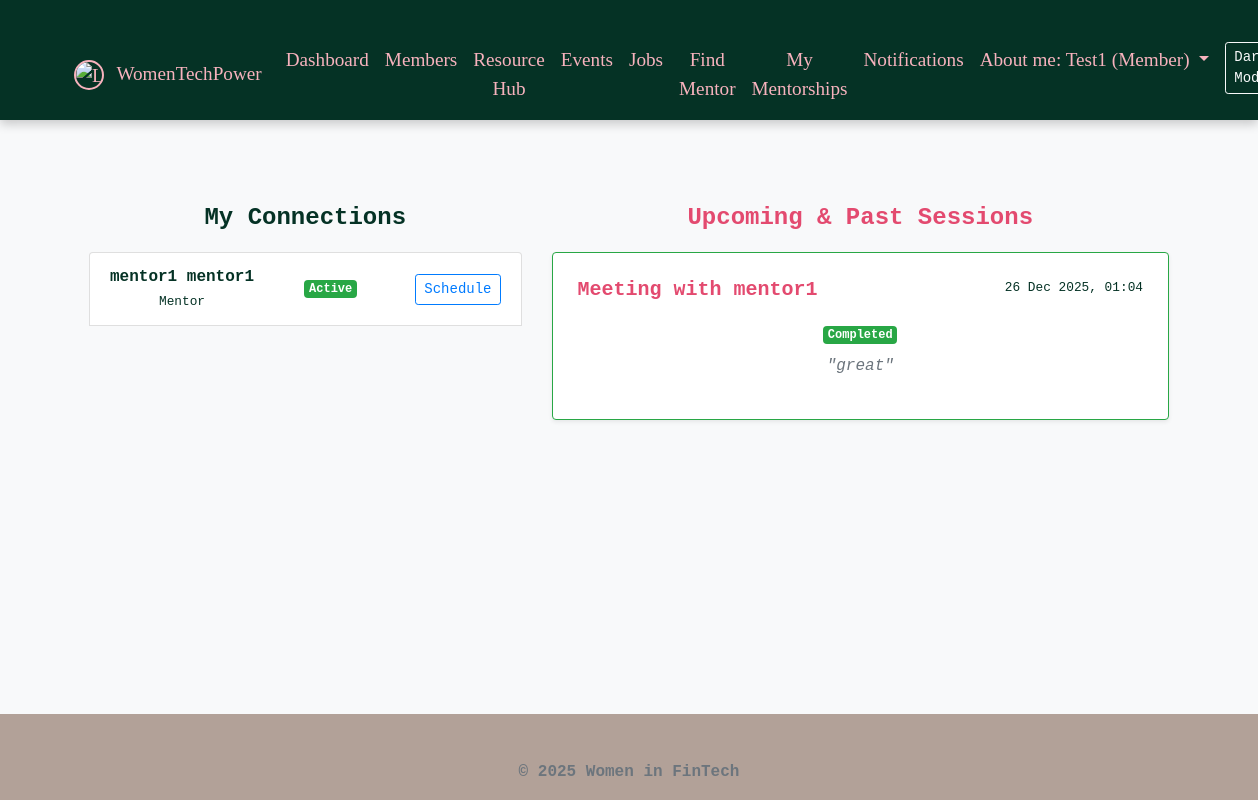
The page /my_mentorship.php (signed in) on the database its author committed.
### tables this page shows
CREATE TABLE `mentorship_requests` (
  `id` int(11) NOT NULL,
  `mentor_id` int(11) DEFAULT NULL,
  `mentee_id` int(11) DEFAULT NULL,
  `status` enum('pending','accepted','rejected') DEFAULT 'pending',
  `created_at` timestamp NOT NULL DEFAULT current_timestamp()
);

CREATE TABLE `members` (
  `id` int(11) NOT NULL,
  `first_name` varchar(50) NOT NULL,
  `last_name` varchar(50) NOT NULL,
  `email` varchar(100) NOT NULL,
  `password` varchar(255) DEFAULT NULL,
  `role` enum('member','mentor','admin') DEFAULT 'member',
  `profession` varchar(100) DEFAULT NULL,
  `company` varchar(100) DEFAULT NULL,
  `expertise` text DEFAULT NULL,
  `linkedin_profile` varchar(255) DEFAULT NULL,
  `status` enum('active','pending','mentor') DEFAULT 'pending',
  `created_at` timestamp NOT NULL DEFAULT current_timestamp(),
  `profile_image` varchar(255) DEFAULT NULL
);

CREATE TABLE `mentorship_sessions` (
  `id` int(11) NOT NULL,
  `request_id` int(11) DEFAULT NULL,
  `session_date` datetime DEFAULT NULL,
  `meeting_link` varchar(255) DEFAULT NULL,
  `status` enum('scheduled','completed') DEFAULT 'scheduled',
  `feedback` text DEFAULT NULL,
  `created_at` timestamp NOT NULL DEFAULT current_timestamp()
);

### my_mentorship.php (the view, shortened to what this page needs)
<?php
include_once "includes/header.php";
$database = new Database();
$db = $database->getConnection();
$user_id = $_SESSION['user_id'];
$sql_req = "SELECT r.*, m.first_name, m.last_name, m.profession
            FROM mentorship_requests r
            JOIN members m ON (r.mentee_id = m.id OR r.mentor_id = m.id)
            WHERE (r.mentor_id = ? OR r.mentee_id = ?) AND m.id != ?
            ORDER BY r.status DESC";
$stmt_req = $db->prepare($sql_req);
$stmt_req->execute([$user_id, $user_id, $user_id]);
$sql_sess = "SELECT s.*, m.first_name, m.last_name
             FROM mentorship_sessions s
             JOIN mentorship_requests r ON s.request_id = r.id
             JOIN members m ON (r.mentor_id = m.id OR r.mentee_id = m.id)
             WHERE (r.mentor_id = ? OR r.mentee_id = ?) AND m.id != ?
             ORDER BY s.session_date ASC";
$stmt_sess = $db->prepare($sql_sess);
$stmt_sess->execute([$user_id, $user_id, $user_id]);
?>
<div class="container">
    <div class="row">
        <div class="col-md-5">
            <h4 style="color: var(--deep-green);">My Connections</h4>
            <ul class="list-group mb-4">
                <?php while($conn = $stmt_req->fetch(PDO::FETCH_ASSOC)): ?>
                    <li class="list-group-item d-flex justify-content-between align-items-center">
                        <div>
                            <strong><?php echo htmlspecialchars($conn['first_name'] . ' ' . $conn['last_name']); ?></strong><br>
                            <small><?php echo htmlspecialchars($conn['profession']); ?></small>
                        </div>
                        <?php if($conn['status'] == 'pending' && $conn['mentor_id'] == $user_id): ?>
                            <form method="POST" class="m-0">
                                <input type="hidden" name="req_id" value="<?php echo $conn['id']; ?>">
                                <button type="submit" name="accept_request" class="btn btn-sm btn-success">Accept</button>
                            </form>
                        <?php elseif($conn['status'] == 'accepted'): ?>
                            <span class="badge badge-success">Active</span>
                            <button class="btn btn-sm btn-outline-primary ml-2" type="button" data-toggle="collapse" data-target="#sched<?php echo $conn['id']; ?>">
                                Schedule
                            </button>
                        <?php else: ?>
                            <span class="badge badge-secondary">Pending</span>
                        <?php endif; ?>
                    </li>
                <?php endwhile; ?>
            </ul>
        </div>
        <div class="col-md-7">
            <h4 style="color: var(--raspberry);">Upcoming & Past Sessions</h4>
            <?php while($sess = $stmt_sess->fetch(PDO::FETCH_ASSOC)): ?>
                <div class="card mb-3 shadow-sm <?php echo $sess['status'] == 'completed' ? 'border-success' : ''; ?>">
                    <div class="card-body">
                        <div class="d-flex justify-content-between">
                            <h5>Meeting with <?php echo htmlspecialchars($sess['first_name']); ?></h5>
                            <small><?php echo date('d M Y, H:i', strtotime($sess['session_date'])); ?></small>
                        </div>
                        <?php if($sess['status'] == 'scheduled'): ?>
                            <p>Link: <a href="<?php echo htmlspecialchars($sess['meeting_link']); ?>" target="_blank">Join Meeting</a></p>
                            <form method="POST">
                                <input type="hidden" name="session_id" value="<?php echo $sess['id']; ?>">
                                <div class="input-group">
                                    <input type="text" name="feedback" class="form-control" placeholder="Session notes/feedback..." required>
                                    <div class="input-group-append">
                                        <button type="submit" name="complete_session" class="btn btn-success">Complete</button>
                                    </div>
                                </div>
                            </form>
                        <?php else: ?>
                            <span class="badge badge-success">Completed</span>
                            <p class="text-muted mt-2"><em>"<?php echo htmlspecialchars($sess['feedback']); ?>"</em></p>
                        <?php endif; ?>
                    </div>
                </div>
            <?php endwhile; ?>
        </div>
    </div>
</div>
<?php include_once "includes/footer.php"; ?>

### css/style.css (style rules this page uses)
:root { --deep-green: #053225; --raspberry: #E34A6F; --pale-pink: #F7B2BD; --greige: #B2A198; --soft-green: #60A561; --bg-color: #f8f9fa; --text-color: var(--deep-green); --card-bg: #ffffff; --nav-bg: var(--deep-green); --btn-color: var(--raspberry); --link-color: var(--raspberry); }
body { font-family: 'Rockwell', 'Courier Bold', Courier, Georgia, Times, 'Times New Roman', serif; background-color: var(--bg-color); color: var(--text-color); min-height: 100vh; display: flex; flex-direction: column; text-align: center; transition: background-color 0.3s ease, color 0.3s ease; }
h1, h2, h3, h4, h5 { font-weight: bold; color: var(--raspberry); margin-bottom: 20px; }
.container { flex: 1; padding-top: 30px; }
.card-body { padding: 25px; }

### rows shown on the page
mentorship_requests: mentee.last_name "mentor1 mentor1", mentee.profession "Mentor"
mentorship_sessions: members.first_name "mentor1", session_date "26 Dec 2025, 01:04", feedback "great"

### other values the page prints
$_SESSION['name'] "Test1"
$_SESSION['role'] "Member"
